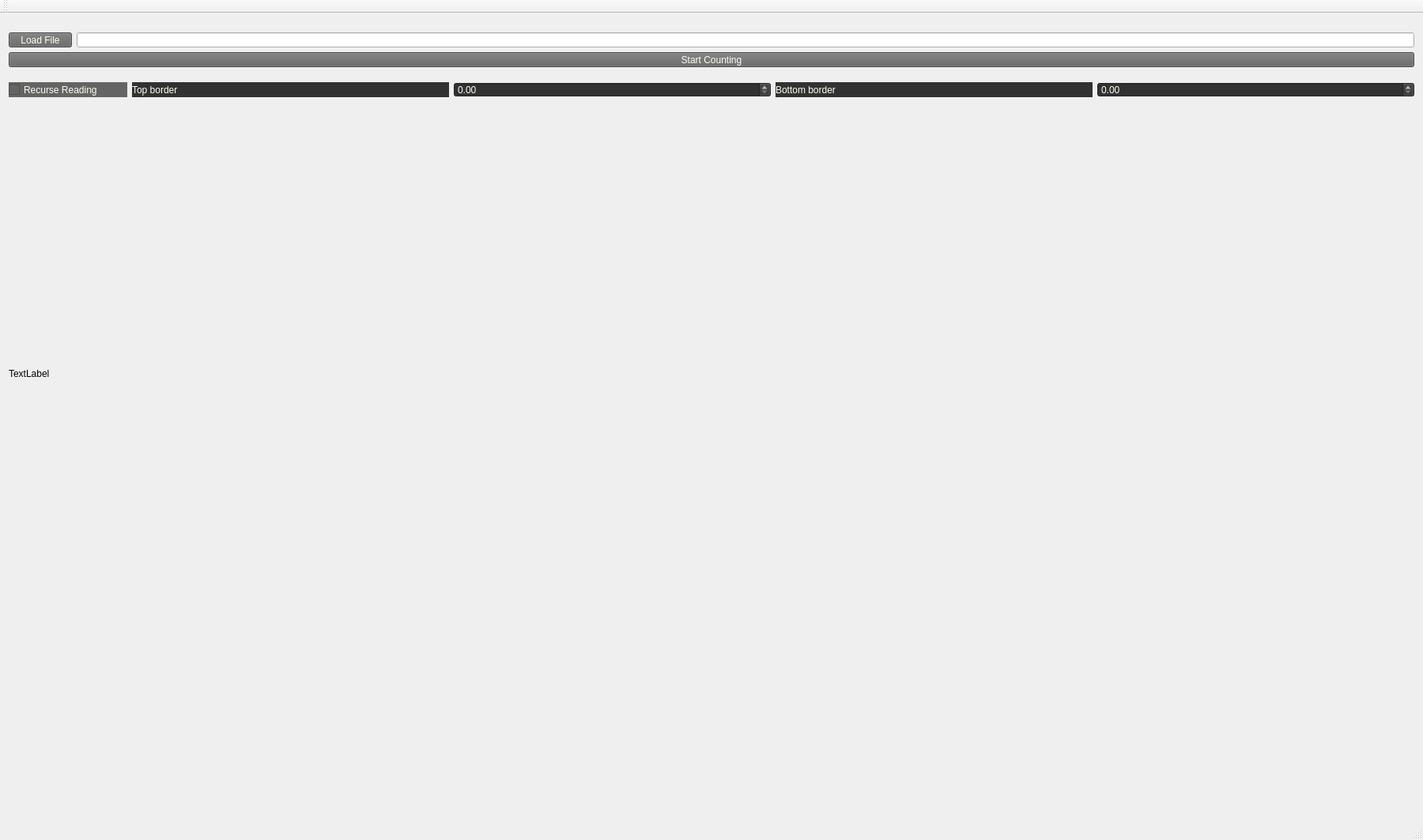
<?xml version="1.0" encoding="UTF-8"?>
<ui version="4.0">
 <class>MainWindow</class>
 <widget class="QMainWindow" name="MainWindow">
  <property name="geometry">
   <rect>
    <x>0</x>
    <y>0</y>
    <width>1800</width>
    <height>1063</height>
   </rect>
  </property>
  <property name="windowTitle">
   <string>MainWindow</string>
  </property>
  <widget class="QWidget" name="centralWidget">
   <property name="minimumSize">
    <size>
     <width>1665</width>
     <height>900</height>
    </size>
   </property>
   <layout class="QVBoxLayout" name="verticalLayout_3">
    <item>
     <layout class="QVBoxLayout" name="verticalFileLayout">
      <item>
       <layout class="QHBoxLayout" name="horizontalLoadFileLayout">
        <item>
         <widget class="QPushButton" name="loadFileBtn">
          <property name="maximumSize">
           <size>
            <width>16777215</width>
            <height>19</height>
           </size>
          </property>
          <property name="palette">
           <palette>
            <active>
             <colorrole role="WindowText">
              <brush brushstyle="SolidPattern">
               <color alpha="255">
                <red>255</red>
                <green>255</green>
                <blue>240</blue>
               </color>
              </brush>
             </colorrole>
             <colorrole role="Button">
              <brush brushstyle="SolidPattern">
               <color alpha="255">
                <red>100</red>
                <green>100</green>
                <blue>100</blue>
               </color>
              </brush>
             </colorrole>
             <colorrole role="Text">
              <brush brushstyle="SolidPattern">
               <color alpha="255">
                <red>255</red>
                <green>255</green>
                <blue>240</blue>
               </color>
              </brush>
             </colorrole>
             <colorrole role="ButtonText">
              <brush brushstyle="SolidPattern">
               <color alpha="255">
                <red>255</red>
                <green>255</green>
                <blue>240</blue>
               </color>
              </brush>
             </colorrole>
             <colorrole role="Base">
              <brush brushstyle="SolidPattern">
               <color alpha="255">
                <red>100</red>
                <green>100</green>
                <blue>100</blue>
               </color>
              </brush>
             </colorrole>
             <colorrole role="Window">
              <brush brushstyle="SolidPattern">
               <color alpha="255">
                <red>100</red>
                <green>100</green>
                <blue>100</blue>
               </color>
              </brush>
             </colorrole>
             <colorrole role="PlaceholderText">
              <brush brushstyle="NoBrush">
               <color alpha="128">
                <red>255</red>
                <green>255</green>
                <blue>240</blue>
               </color>
              </brush>
             </colorrole>
            </active>
            <inactive>
             <colorrole role="WindowText">
              <brush brushstyle="SolidPattern">
               <color alpha="255">
                <red>255</red>
                <green>255</green>
                <blue>240</blue>
               </color>
              </brush>
             </colorrole>
             <colorrole role="Button">
              <brush brushstyle="SolidPattern">
               <color alpha="255">
                <red>100</red>
                <green>100</green>
                <blue>100</blue>
               </color>
              </brush>
             </colorrole>
             <colorrole role="Text">
              <brush brushstyle="SolidPattern">
               <color alpha="255">
                <red>255</red>
                <green>255</green>
                <blue>240</blue>
               </color>
              </brush>
             </colorrole>
             <colorrole role="ButtonText">
              <brush brushstyle="SolidPattern">
               <color alpha="255">
                <red>255</red>
                <green>255</green>
                <blue>240</blue>
               </color>
              </brush>
             </colorrole>
             <colorrole role="Base">
              <brush brushstyle="SolidPattern">
               <color alpha="255">
                <red>100</red>
                <green>100</green>
                <blue>100</blue>
               </color>
              </brush>
             </colorrole>
             <colorrole role="Window">
              <brush brushstyle="SolidPattern">
               <color alpha="255">
                <red>100</red>
                <green>100</green>
                <blue>100</blue>
               </color>
              </brush>
             </colorrole>
             <colorrole role="PlaceholderText">
              <brush brushstyle="NoBrush">
               <color alpha="128">
                <red>255</red>
                <green>255</green>
                <blue>240</blue>
               </color>
              </brush>
             </colorrole>
            </inactive>
            <disabled>
             <colorrole role="WindowText">
              <brush brushstyle="SolidPattern">
               <color alpha="255">
                <red>255</red>
                <green>255</green>
                <blue>240</blue>
               </color>
              </brush>
             </colorrole>
             <colorrole role="Button">
              <brush brushstyle="SolidPattern">
               <color alpha="255">
                <red>100</red>
                <green>100</green>
                <blue>100</blue>
               </color>
              </brush>
             </colorrole>
             <colorrole role="Text">
              <brush brushstyle="SolidPattern">
               <color alpha="255">
                <red>255</red>
                <green>255</green>
                <blue>240</blue>
               </color>
              </brush>
             </colorrole>
             <colorrole role="ButtonText">
              <brush brushstyle="SolidPattern">
               <color alpha="255">
                <red>255</red>
                <green>255</green>
                <blue>240</blue>
               </color>
              </brush>
             </colorrole>
             <colorrole role="Base">
              <brush brushstyle="SolidPattern">
               <color alpha="255">
                <red>100</red>
                <green>100</green>
                <blue>100</blue>
               </color>
              </brush>
             </colorrole>
             <colorrole role="Window">
              <brush brushstyle="SolidPattern">
               <color alpha="255">
                <red>100</red>
                <green>100</green>
                <blue>100</blue>
               </color>
              </brush>
             </colorrole>
             <colorrole role="PlaceholderText">
              <brush brushstyle="NoBrush">
               <color alpha="128">
                <red>255</red>
                <green>255</green>
                <blue>240</blue>
               </color>
              </brush>
             </colorrole>
            </disabled>
           </palette>
          </property>
          <property name="styleSheet">
           <string notr="true">background-color: rgb(100,100,100);
color : rgb(255,255,240);</string>
          </property>
          <property name="text">
           <string>Load File</string>
          </property>
         </widget>
        </item>
        <item>
         <widget class="QLineEdit" name="filePathLine">
          <property name="maximumSize">
           <size>
            <width>16777215</width>
            <height>19</height>
           </size>
          </property>
         </widget>
        </item>
       </layout>
      </item>
      <item>
       <widget class="QPushButton" name="startCountingBtn">
        <property name="maximumSize">
         <size>
          <width>16777215</width>
          <height>19</height>
         </size>
        </property>
        <property name="styleSheet">
         <string notr="true">background-color: rgb(100,100,100);
color : rgb(255,255,240);</string>
        </property>
        <property name="text">
         <string>Start Counting</string>
        </property>
       </widget>
      </item>
     </layout>
    </item>
    <item>
     <layout class="QHBoxLayout" name="horizontalFiltersLayout">
      <item>
       <widget class="QCheckBox" name="recurseReadingFlag">
        <property name="minimumSize">
         <size>
          <width>100</width>
          <height>0</height>
         </size>
        </property>
        <property name="maximumSize">
         <size>
          <width>150</width>
          <height>19</height>
         </size>
        </property>
        <property name="styleSheet">
         <string notr="true">background-color: rgb(100,100,100);
color : rgb(255,255,240);</string>
        </property>
        <property name="text">
         <string>Recurse Reading</string>
        </property>
       </widget>
      </item>
      <item>
       <layout class="QHBoxLayout" name="horizontalTopFilterLayout">
        <item>
         <widget class="QLabel" name="topBrdLable">
          <property name="maximumSize">
           <size>
            <width>16777215</width>
            <height>19</height>
           </size>
          </property>
          <property name="styleSheet">
           <string notr="true">background-color: rgb(50,50,50);
color : rgb(255,255,240);</string>
          </property>
          <property name="text">
           <string>Top border</string>
          </property>
         </widget>
        </item>
        <item>
         <widget class="QDoubleSpinBox" name="topSpinBox">
          <property name="maximumSize">
           <size>
            <width>16777215</width>
            <height>19</height>
           </size>
          </property>
          <property name="styleSheet">
           <string notr="true">background-color: rgb(50,50,50);
color : rgb(255,255,240);</string>
          </property>
         </widget>
        </item>
       </layout>
      </item>
      <item>
       <layout class="QHBoxLayout" name="horizontalBottomFilterLayout">
        <item>
         <widget class="QLabel" name="bottomBrdLable">
          <property name="maximumSize">
           <size>
            <width>16777215</width>
            <height>19</height>
           </size>
          </property>
          <property name="styleSheet">
           <string notr="true">background-color: rgb(50,50,50);
color : rgb(255,255,240);</string>
          </property>
          <property name="text">
           <string>Bottom border</string>
          </property>
         </widget>
        </item>
        <item>
         <widget class="QDoubleSpinBox" name="bottomSpinBox">
          <property name="maximumSize">
           <size>
            <width>16777215</width>
            <height>19</height>
           </size>
          </property>
          <property name="styleSheet">
           <string notr="true">background-color: rgb(50,50,50);
color : rgb(255,255,240);</string>
          </property>
         </widget>
        </item>
       </layout>
      </item>
     </layout>
    </item>
    <item>
     <layout class="QVBoxLayout" name="verticalLayout">
      <item>
       <widget class="QWidget" name="spectrumWidget" native="true">
        <property name="minimumSize">
         <size>
          <width>0</width>
          <height>200</height>
         </size>
        </property>
        <property name="maximumSize">
         <size>
          <width>16777215</width>
          <height>200</height>
         </size>
        </property>
       </widget>
      </item>
      <item>
       <widget class="QLabel" name="waterFallLabel">
        <property name="minimumSize">
         <size>
          <width>1640</width>
          <height>250</height>
         </size>
        </property>
        <property name="maximumSize">
         <size>
          <width>16777215</width>
          <height>250</height>
         </size>
        </property>
        <property name="text">
         <string>TextLabel</string>
        </property>
       </widget>
      </item>
     </layout>
    </item>
    <item>
     <layout class="QVBoxLayout" name="verticalGraphLayout">
      <item>
       <widget class="QWidget" name="magnitudeGraph" native="true">
        <property name="minimumSize">
         <size>
          <width>1172</width>
          <height>400</height>
         </size>
        </property>
        <property name="maximumSize">
         <size>
          <width>16777215</width>
          <height>400</height>
         </size>
        </property>
        <property name="layoutDirection">
         <enum>Qt::LeftToRight</enum>
        </property>
       </widget>
      </item>
     </layout>
    </item>
   </layout>
  </widget>
  <widget class="QMenuBar" name="menuBar">
   <property name="geometry">
    <rect>
     <x>0</x>
     <y>0</y>
     <width>1800</width>
     <height>22</height>
    </rect>
   </property>
  </widget>
  <widget class="QToolBar" name="mainToolBar">
   <attribute name="toolBarArea">
    <enum>TopToolBarArea</enum>
   </attribute>
   <attribute name="toolBarBreak">
    <bool>false</bool>
   </attribute>
  </widget>
  <widget class="QStatusBar" name="statusBar"/>
 </widget>
 <layoutdefault spacing="6" margin="11"/>
 <resources/>
 <connections/>
</ui>
